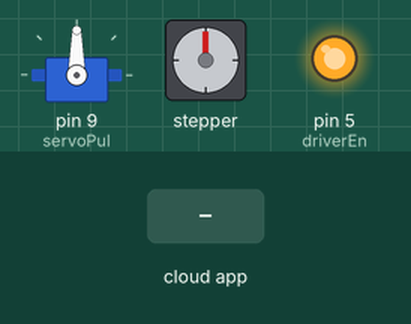
The sketch below on a simulated Arduino Uno, built with avr-gcc and run on an emulated ATmega328P. Parts: servo, stepper motor, output pins drawn as LEDs (lit = HIGH). The inputs (shaded band) are chosen by the test bench. The ROS host is connected and sends only what is stated; stepper angles assume 200 steps per turn.

Above: at 1.2 s.
1.3 s: the phone or cloud app sets stepperRun to 90
At 2.8 s:
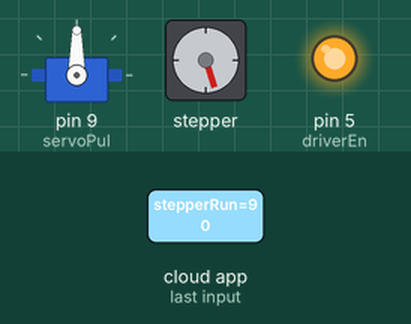
3.1 s: the phone or cloud app sets servo to 0
At 3.5 s:
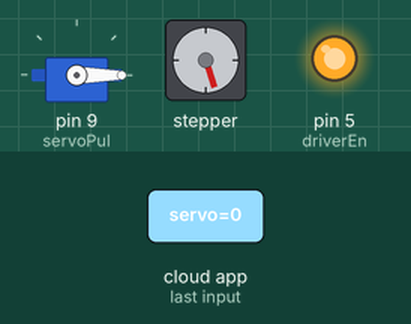
4.6 s: the phone or cloud app sets stepperENA to 1
At 5.8 s:
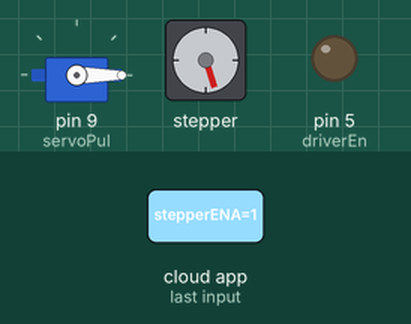
6.1 s: the phone or cloud app sets servo to 45
At 7.0 s:
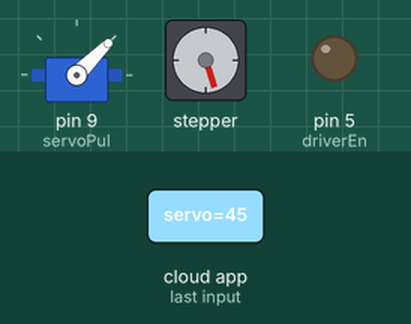
7.6 s: the phone or cloud app sets stepperRun to 45
At 8.2 s:
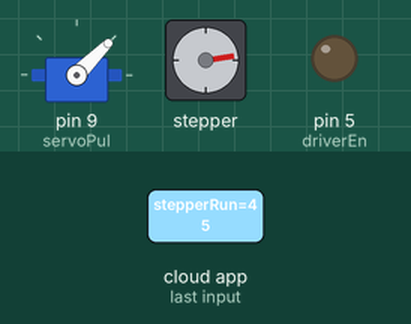
9.3 s: the phone or cloud app sets stepperENA to 0
At 10.6 s:
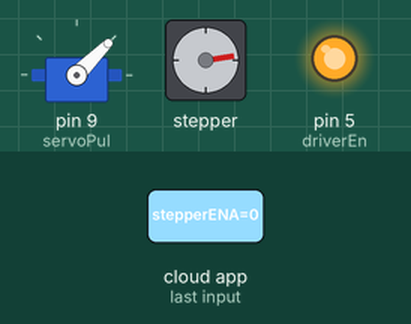
Timing chart, 0 to 11.8 s (numbered marks = the images above; inputs shaded):
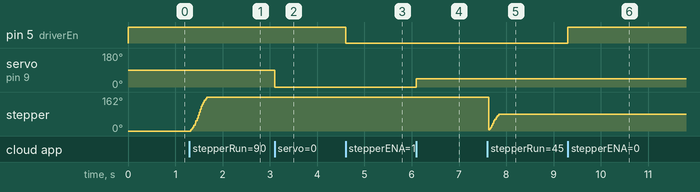

The sketch:

EffectorNodeV5.ino
```cpp
/*
 * V5 Current
 *
 */

/*
#if (ARDUINO >= 100)
 #include <Arduino.h>
#else
 #include <WProgram.h>
#endif
*/


#include <AccelStepper.h>
#include <Servo.h>
#include <ros.h>
#include <std_msgs/UInt16.h>
#include <std_msgs/Int16.h>
#include <std_msgs/Bool.h>

ros::NodeHandle  nh;


int servoPul = 9;
int driverPul = 6;
int driverDir = 7;
int driverEn = 5;
//int driverAl = 4;  future dev
//int microStpn = 800; //microstepping value


Servo servo;

//servo callback function
void servo_cb( const std_msgs::UInt16& cmd_msg){
  servo.write(cmd_msg.data); //set servo angle, should be from 0-180
}

ros::Subscriber<std_msgs::UInt16> servo_1("servo", &servo_cb);


AccelStepper stepper_1(1,driverPul,driverDir);

//stepper run callback function
void stepper_run(const std_msgs::Int16& run_truth){
  if(run_truth.data){
    stepper_1.runToNewPosition(run_truth.data);
    stepper_1.setCurrentPosition(0);
    stepper_1.setSpeed(8000);
  }
  }

ros::Subscriber<std_msgs::Int16> stepper_rn("stepperRun", &stepper_run);


//stepper enable callback function
void stepper_ena(const std_msgs::Bool& ena_truth){
  if(ena_truth.data){
    digitalWrite(driverEn,LOW);
  }
  else{
      digitalWrite(driverEn,HIGH);
    }
  }

ros::Subscriber<std_msgs::Bool> stepper_en("stepperENA", &stepper_ena);  //direction


void setup(){


  //pinMode(13, OUTPUT);    //for blinking lights or physical switches
  //pinMode(12, OUTPUT);
  //pinMode(11, OUTPUT);
  //pinMode(10, OUTPUT);
  pinMode(driverEn, OUTPUT);
  //pinMode(4, INPUT);    //alarm state input future dev


  digitalWrite(driverEn, HIGH);

  servo.attach(servoPul); //attach it to pin 9

  //initial values could be faster
  stepper_1.setMaxSpeed(4000);    //set these
  stepper_1.setAcceleration(2000);
  stepper_1.setSpeed(800);

  nh.initNode();

  nh.subscribe(servo_1);
  nh.subscribe(stepper_rn);
  //nh.advertise(stepper_al);  future dev
  nh.subscribe(stepper_en);

}

void loop(){

  //later dev, add step location info to close loop software side
  //get alarm pin status write to alarm topic (pin4)
  //stepper_al.publish( &alarm )

   nh.spinOnce();

  //delay(1);

}
```

Measured:
- after the input at 1.3 s, stepper: turns 162° clockwise in 0.35 s, starting at once
- after the input at 3.1 s, servo on pin 9 (servoPul): 90° → 0° at once
- after the input at 4.6 s, pin 5 (driverEn): HIGH → LOW at once
- after the input at 6.1 s, servo on pin 9 (servoPul): 0° → 45° at once
- after the input at 7.6 s, stepper: turns 157° counter-clockwise in 0.00 s, then 76° clockwise in 0.22 s
- after the input at 9.3 s, pin 5 (driverEn): LOW → HIGH at once
